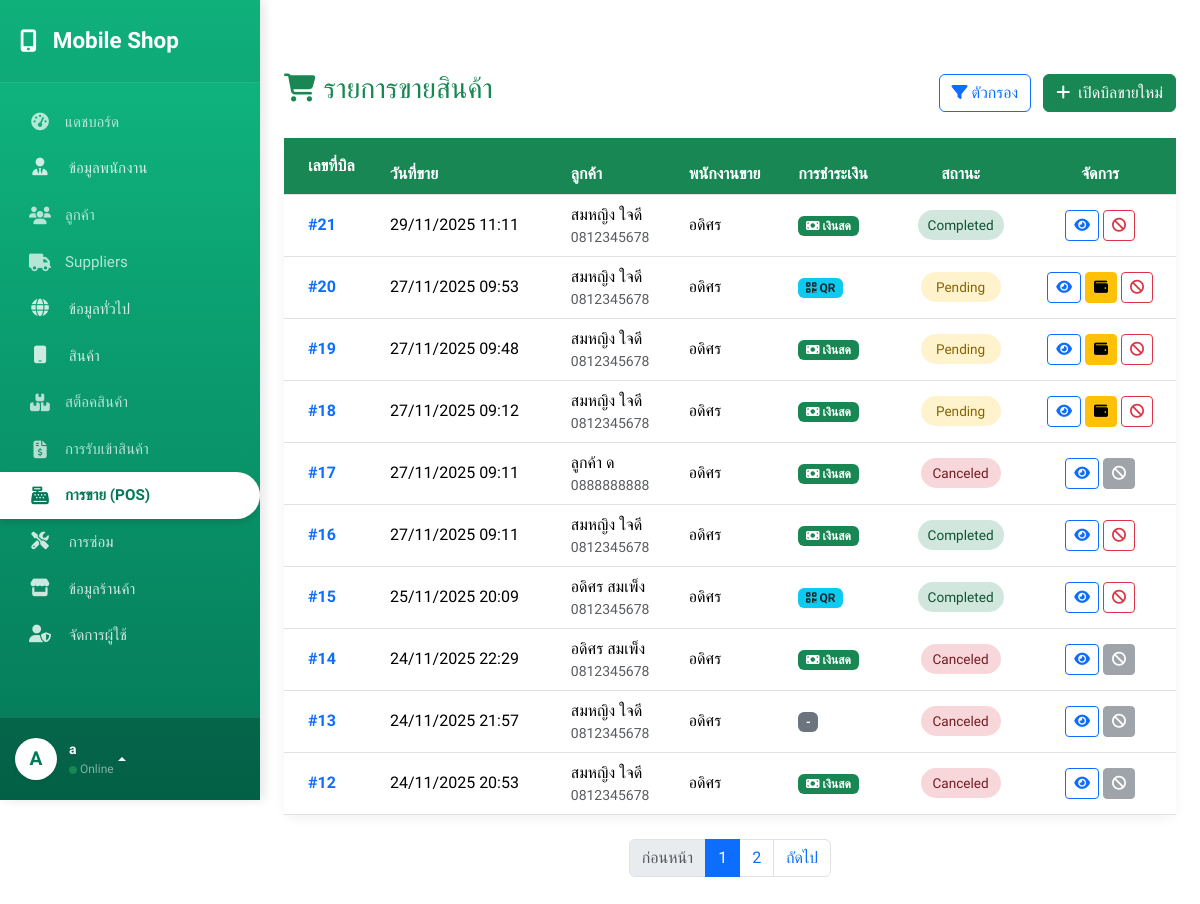
The app's page /sales/sale_list.php (signed in), older data.
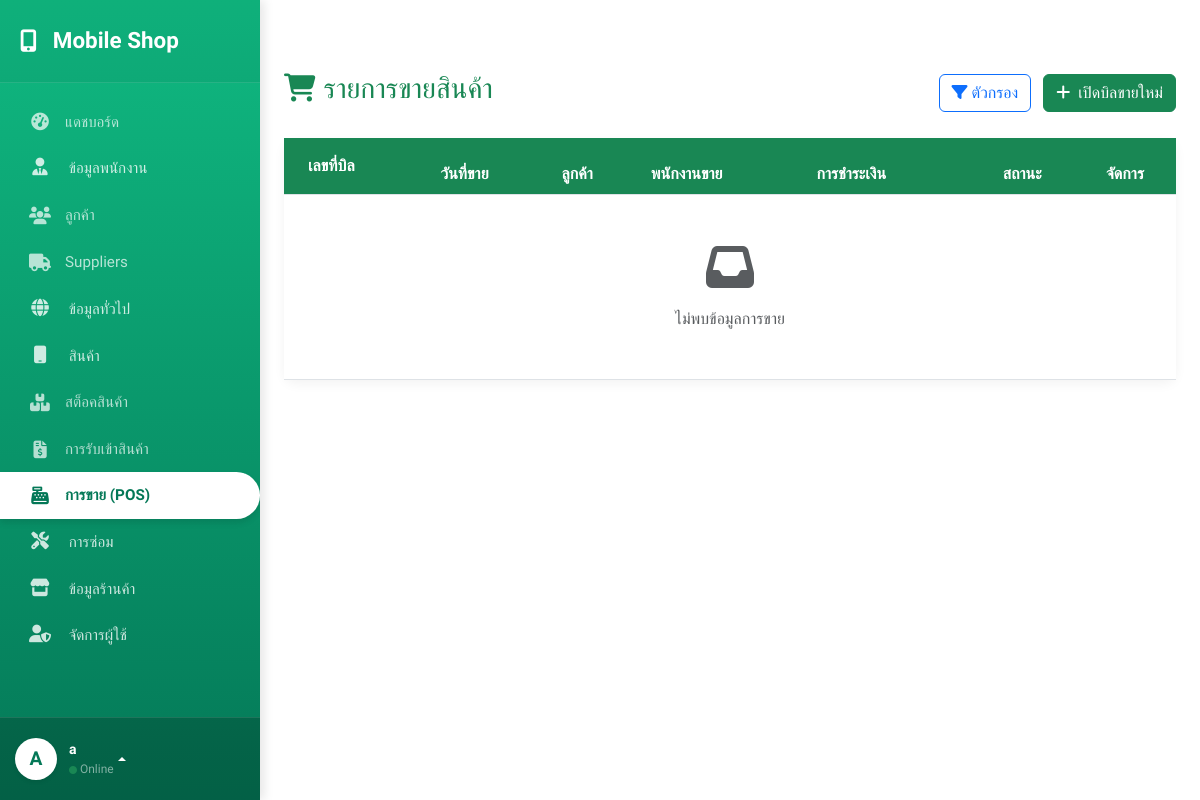
The same page, newer data.
### tables this page shows
CREATE TABLE `bill_headers` (
  `bill_id` int(11) NOT NULL,
  `bill_date` datetime NOT NULL,
  `receipt_date` datetime NOT NULL,
  `payment_method` enum('Cash','Credit','Banking','QR') NOT NULL,
  `bill_status` enum('Pending','Completed','Canceled') NOT NULL,
  `vat` decimal(10,2) NOT NULL,
  `comment` varchar(50) DEFAULT NULL,
  `discount` decimal(10,2) DEFAULT NULL,
  `create_at` datetime NOT NULL DEFAULT current_timestamp(),
  `update_at` datetime NOT NULL DEFAULT current_timestamp(),
  `customers_cs_id` int(6) NOT NULL,
  `bill_type` enum('Sale','Repair') NOT NULL,
  `branches_branch_id` int(3) NOT NULL,
  `employees_emp_id` int(6) NOT NULL
);

CREATE TABLE `customers` (
  `cs_id` int(6) NOT NULL,
  `shop_info_shop_id` int(3) NOT NULL,
  `cs_national_id` varchar(20) DEFAULT NULL,
  `firstname_th` varchar(30) NOT NULL,
  `lastname_th` varchar(30) NOT NULL,
  `firstname_en` varchar(30) DEFAULT NULL,
  `lastname_en` varchar(30) DEFAULT NULL,
  `cs_phone_no` varchar(20) NOT NULL,
  `cs_email` varchar(75) DEFAULT NULL,
  `cs_line_id` varchar(30) DEFAULT NULL,
  `create_at` datetime NOT NULL DEFAULT current_timestamp(),
  `update_at` datetime NOT NULL DEFAULT current_timestamp(),
  `prefixs_prefix_id` int(6) NOT NULL,
  `Addresses_address_id` int(6) NOT NULL
);

CREATE TABLE `employees` (
  `emp_id` int(6) NOT NULL,
  `emp_code` varchar(20) NOT NULL,
  `emp_national_id` varchar(20) NOT NULL,
  `firstname_th` varchar(30) NOT NULL,
  `lastname_th` varchar(30) NOT NULL,
  `firstname_en` varchar(30) DEFAULT NULL,
  `lastname_en` varchar(30) DEFAULT NULL,
  `emp_phone_no` varchar(20) NOT NULL,
  `emp_email` varchar(75) DEFAULT NULL,
  `emp_line_id` varchar(30) DEFAULT NULL,
  `emp_birthday` date DEFAULT NULL,
  `create_at` datetime NOT NULL DEFAULT current_timestamp(),
  `update_at` datetime NOT NULL DEFAULT current_timestamp(),
  `emp_gender` enum('Male','Female') NOT NULL,
  `emp_status` enum('Active','Resigned') NOT NULL,
  `prefixs_prefix_id` int(6) NOT NULL,
  `Addresses_address_id` int(6) NOT NULL,
  `religions_religion_id` int(2) NOT NULL,
  `departments_dept_id` int(11) NOT NULL,
  `branches_branch_id` int(3) NOT NULL,
  `users_user_id` int(6) DEFAULT NULL COMMENT 'FK อ้างอิงตาราง users',
  `emp_image` varchar(255) DEFAULT NULL COMMENT 'ชื่อไฟล์รูปโปรไฟล์'
);

### global/sidebar.php (called while the page is built, shortened)
<?php
require_once '../config/config.php';
$sidebar_uid = $_SESSION['user_id'] ?? 0;
function isActive($keywords)
{
    $current_url = $_SERVER['PHP_SELF'];
    if (!is_array($keywords)) $keywords = [$keywords];
    foreach ($keywords as $key) {
        if (strpos($current_url, $key) !== false) return 'active';
    }
    return '';
}
function isExpanded($keywords)
{
    return isActive($keywords) ? 'show' : '';
}
function isGroupActive($keywords)
{
    return isActive($keywords) ? 'text-white fw-bold bg-white-10' : 'text-white-80';
}
?>
        <?php if (hasPermission($conn, $sidebar_uid, 'menu_manage_users')): ?>
            <a href="#sub-users" class="list-group-item list-group-item-action menu-toggle <?= isGroupActive(['permission.php', 'role.php']) ?>" data-bs-toggle="collapse" aria-expanded="<?= !empty(isExpanded(['permission.php', 'role.php'])) ? 'true' : 'false' ?>">
                <span><i class="fas fa-user-shield"></i> จัดการผู้ใช้</span>
            </a>
            <div class="collapse submenu <?= isExpanded(['permission.php', 'role.php']) ?>" id="sub-users">
                <a href="../permission/permission.php" class="list-group-item list-group-item-action <?= isActive('permission.php') ?>">สิทธิ์การใช้งาน</a>
                <a href="../role/role.php" class="list-group-item list-group-item-action <?= isActive('role.php') ?>">บทบาทผู้ใช้</a>
            </div>
        <?php endif; ?>

### config/load_theme.php (called while the page is built, shortened)
<?php
$user_id = $_SESSION['user_id'] ?? 1;
$theme_sql = "SELECT * FROM systemconfig WHERE user_id = $user_id";
$theme_result = mysqli_query($conn, $theme_sql);
$theme = mysqli_fetch_assoc($theme_result);
$header_bg_color    = $theme['header_bg_color'] ?? '#198754';
$header_text_color  = $theme['header_text_color'] ?? '#ffffff';
?>

### config/functions.php (called while the page is built, shortened)
<?php
function hasPermission($conn, $user_id, $permission_name)
{
    $sql = "SELECT 1
            FROM user_roles ur
            JOIN role_permissions rp ON ur.roles_role_id = rp.roles_role_id
            JOIN permissions p ON rp.permissions_permission_id = p.permission_id
            WHERE ur.users_user_id = ?
            AND p.permission_name = ?
            LIMIT 1";
    $stmt = $conn->prepare($sql);
    $stmt->bind_param("is", $user_id, $permission_name);
    $stmt->execute();
    $result = $stmt->get_result();
    $has_perm = ($result->num_rows > 0);
    return $has_perm;
}

### sales/sale_list.php (the view, shortened to what the rows shown need)
<?php
require '../config/config.php';
$limit = 10;
$page = isset($_GET['page']) ? (int)$_GET['page'] : 1;
$offset = ($page - 1) * $limit;
$sort_col = isset($_GET['sort']) ? $_GET['sort'] : 'bh.bill_date';
$sort_ord = isset($_GET['order']) ? $_GET['order'] : 'DESC';
$where = [];
$where_sql = count($where) > 0 ? 'WHERE ' . implode(' AND ', $where) : '';
$sql = "SELECT bh.*,
               c.firstname_th, c.lastname_th, c.cs_phone_no,
               e.firstname_th AS emp_fname
        FROM bill_headers bh
        LEFT JOIN customers c ON bh.customers_cs_id = c.cs_id
        LEFT JOIN employees e ON bh.employees_emp_id = e.emp_id
        $where_sql
        ORDER BY $sort_col $sort_ord
        LIMIT $limit OFFSET $offset";
$result = mysqli_query($conn, $sql);
?>
<!DOCTYPE html>
<html lang="th">
<head>
    <link href="https://cdn.jsdelivr.net/npm/bootstrap@5.3.3/dist/css/bootstrap.min.css" rel="stylesheet">
    <link href="https://cdnjs.cloudflare.com/ajax/libs/font-awesome/6.5.1/css/all.min.css" rel="stylesheet">
    <?php require '../config/load_theme.php'; ?>
</head>
<body>
    <div class="d-flex" id="wrapper">
        <?php include '../global/sidebar.php'; ?>
        <div class="main-content w-100">
            <div class="container-fluid py-4">
                <div class="container py-5">
                    <div class="card">
                        <div class="card-body p-0">
                            <div class="table-responsive">
                                <table class="table table-hover align-middle mb-0">
                                    <thead style="background-color: <?= $header_bg_color ?>; color: <?= $header_text_color ?>;">
                                        <tr>
                                            <th class="py-3 ps-4">เลขที่บิล</th>
                                            <th>วันที่ขาย</th>
                                            <th>ลูกค้า</th>
                                            <th>พนักงานขาย</th>
                                            <th>การชำระเงิน</th>
                                            <th class="text-center">สถานะ</th>
                                            <th class="text-center">จัดการ</th>
                                        </tr>
                                    </thead>
                                    <tbody>
                                        <?php if (mysqli_num_rows($result) > 0): ?>
                                            <?php while ($row = mysqli_fetch_assoc($result)): ?>
                                                <tr>
                                                    <td class="ps-4 fw-bold text-primary">#<?= $row['bill_id'] ?></td>
                                                    <td><?= date('d/m/Y H:i', strtotime($row['bill_date'])) ?></td>
                                                    <td>
                                                        <?= $row['firstname_th'] . ' ' . $row['lastname_th'] ?>
                                                        <div class="small text-muted"><?= $row['cs_phone_no'] ?></div>
                                                    </td>
                                                    <td><?= $row['emp_fname'] ?></td>
                                                    <td>
                                                        <?php if ($row['payment_method'] == 'QR'): ?>
                                                            <span class="badge bg-info text-dark"><i class="fas fa-qrcode"></i> QR</span>
                                                        <?php elseif ($row['payment_method'] == 'Cash'): ?>
                                                            <span class="badge bg-success"><i class="fas fa-money-bill"></i> เงินสด</span>
                                                        <?php elseif ($row['payment_method'] == 'Credit'): ?>
                                                            <span class="badge bg-primary"><i class="fas fa-credit-card"></i> บัตร</span>
                                                        <?php else: ?>
                                                            <span class="badge bg-secondary">-</span>
                                                        <?php endif; ?>
                                                    </td>
                                                    <td class="text-center">
                                                        <span class="status-badge bg-<?= $row['bill_status'] ?>">
                                                            <?= $row['bill_status'] ?>
                                                        </span>
                                                    </td>
                                                    <td class="text-center">
                                                        <a href="view_sale.php?id=<?= $row['bill_id'] ?>" class="btn btn-sm btn-outline-primary" title="ดูรายละเอียด">
                                                            <i class="fas fa-eye"></i>
                                                        </a>
                                                        <?php if ($row['bill_status'] == 'Pending'): ?>
                                                            <a href="payment_select.php?id=<?= $row['bill_id'] ?>" class="btn btn-sm btn-warning" title="ชำระเงิน/แก้ไข">
                                                                <i class="fas fa-wallet"></i>
                                                            </a>
                                                        <?php endif; ?>
                                                        <?php if ($row['bill_status'] != 'Canceled'): ?>
                                                            <a href="cancel_sale.php?id=<?= $row['bill_id'] ?>"
                                                               class="btn btn-sm btn-outline-danger"
                                                               title="ยกเลิกบิล"
                                                               onclick="return confirm('ยืนยันที่จะยกเลิกบิล #<?= $row['bill_id'] ?> นี้หรือไม่? \n(สินค้าจะถูกคืนเข้าสต็อก)')">
                                                                <i class="fas fa-ban"></i>
                                                            </a>
                                                        <?php else: ?>
                                                            <button class="btn btn-sm btn-secondary" disabled title="ยกเลิกแล้ว">
                                                                <i class="fas fa-ban"></i>
                                                            </button>
                                                        <?php endif; ?>
                                                    </td>
                                                </tr>
                                            <?php endwhile; ?>
                                        <?php endif; ?>
                                    </tbody>
                                </table>
                            </div>
                        </div>
                    </div>
                </div>
            </div>
        </div>
    </div>
</body>
</html>

Row changes from the older to the newer data that the page shows:
removed bill_headers: bill_id "21", bill_date "29/11/2025 11:11", customers.firstname_th "สมหญิง", customers.lastname_th "ใจดี", customers.cs_phone_no "0812345678", employees.firstname_th "อดิศร", payment_method "Cash" (drawn), bill_status "Completed"
removed bill_headers: bill_id "20", bill_date "27/11/2025 09:53", customers.firstname_th "สมหญิง", customers.lastname_th "ใจดี", customers.cs_phone_no "0812345678", employees.firstname_th "อดิศร", payment_method "QR" (drawn), bill_status "Pending"
removed bill_headers: bill_id "19", bill_date "27/11/2025 09:48", customers.firstname_th "สมหญิง", customers.lastname_th "ใจดี", customers.cs_phone_no "0812345678", employees.firstname_th "อดิศร", payment_method "Cash" (drawn), bill_status "Pending"
removed bill_headers: bill_id "18", bill_date "27/11/2025 09:12", customers.firstname_th "สมหญิง", customers.lastname_th "ใจดี", customers.cs_phone_no "0812345678", employees.firstname_th "อดิศร", payment_method "Cash" (drawn), bill_status "Pending"
removed bill_headers: bill_id "17", bill_date "27/11/2025 09:11", customers.firstname_th "ลูกค้า", customers.lastname_th "ด", customers.cs_phone_no "0888888888", employees.firstname_th "อดิศร", payment_method "Cash" (drawn), bill_status "Canceled"
removed bill_headers: bill_id "16", bill_date "27/11/2025 09:11", customers.firstname_th "สมหญิง", customers.lastname_th "ใจดี", customers.cs_phone_no "0812345678", employees.firstname_th "อดิศร", payment_method "Cash" (drawn), bill_status "Completed"
removed bill_headers: bill_id "15", bill_date "25/11/2025 20:09", customers.firstname_th "อดิศร", customers.lastname_th "สมเพ็ง", customers.cs_phone_no "0812345678", employees.firstname_th "อดิศร", payment_method "QR" (drawn), bill_status "Completed"
removed bill_headers: bill_id "14", bill_date "24/11/2025 22:29", customers.firstname_th "อดิศร", customers.lastname_th "สมเพ็ง", customers.cs_phone_no "0812345678", employees.firstname_th "อดิศร", payment_method "Cash" (drawn), bill_status "Canceled"
removed bill_headers: bill_id "13", bill_date "24/11/2025 21:57", customers.firstname_th "สมหญิง", customers.lastname_th "ใจดี", customers.cs_phone_no "0812345678", employees.firstname_th "อดิศร", bill_status "Canceled"
removed bill_headers: bill_id "12", bill_date "24/11/2025 20:53", customers.firstname_th "สมหญิง", customers.lastname_th "ใจดี", customers.cs_phone_no "0812345678", employees.firstname_th "อดิศร", payment_method "Cash" (drawn), bill_status "Canceled"
Text that changed along with them:
text no longer shown: "ก่อนหน้า ถัดไป"
text now shown: "ไม่พบข้อมูลการขาย"
list line gone: "1"
list line gone: "2"
